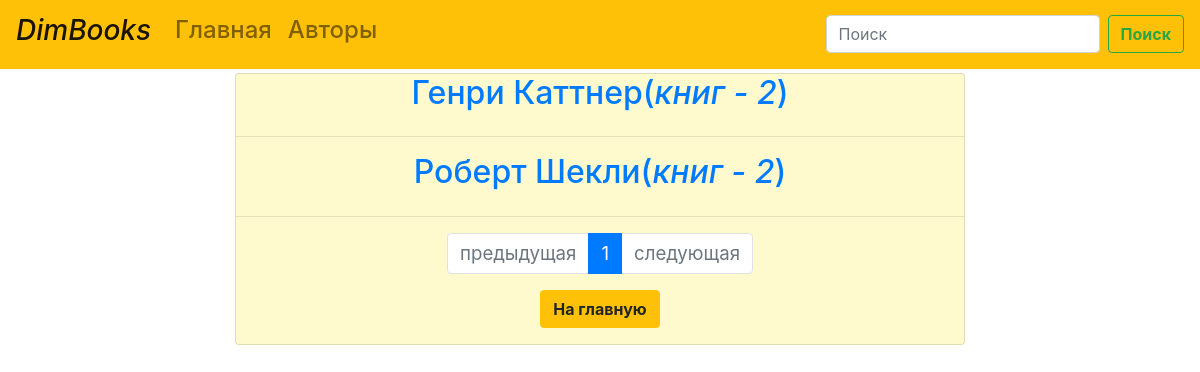
The app's page /authors/, older data.
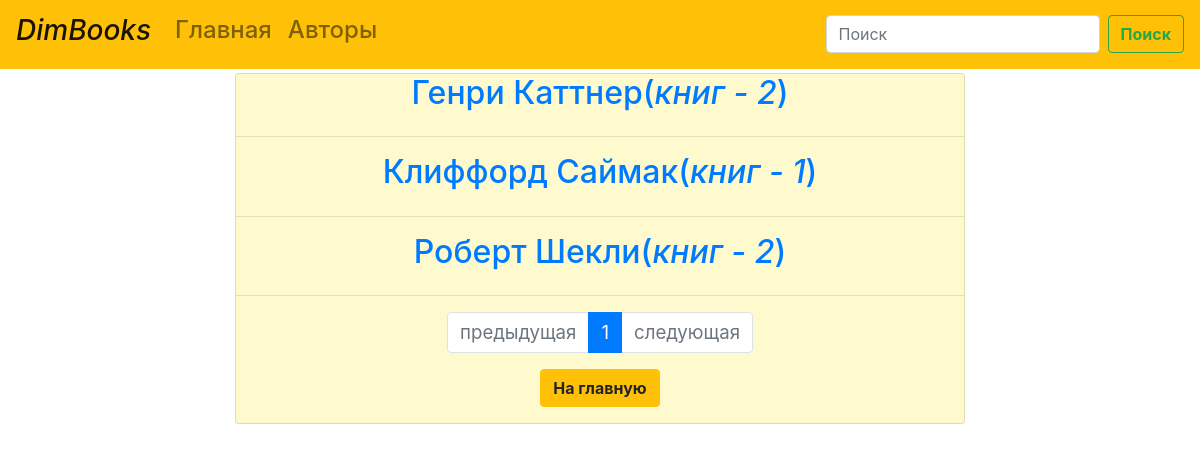
The same page, newer data.
### library/models.py (models this page shows, shortened)
class Author(models.Model):
	name = models.CharField(max_length=50)
	slug = models.SlugField(max_length=50, unique=True)
	image = models.CharField(max_length=5000, blank=True)
	about = models.TextField(blank=True)
	class Meta:
		verbose_name = 'автора'
		verbose_name_plural = 'Авторы'
		ordering = ['name']

class Book(models.Model):
	title = models.CharField(max_length=150)
	slug = models.SlugField(max_length=150, unique=True)
	image = models.CharField(max_length=5000)
	author = models.ForeignKey('Author', on_delete=models.DO_NOTHING, related_name='books', blank=True)
	annotation = models.TextField(blank=True)
	text = models.TextField()
	pub_date = models.DateTimeField(auto_now_add=True)
	objs_on_page = 3
	class Meta:
		verbose_name = 'книгу'
		verbose_name_plural = 'Книги'
		ordering = ['-pub_date']

### library/views.py (the view)
# urls.py: path('authors/', authors_list, name='authors_list_url'),
def authors_list(request):
	authors = Author.objects.all()
	context = pagination(request, authors, 5)
	return render(request, 'library/authors_list.html', context)

### library/utils.py (called while the page is built)
def pagination(request, objs, objs_on_page):
	paginator = Paginator(objs, objs_on_page)
	page_number = request.GET.get('page', 1)
	page = paginator.get_page(page_number)
	is_paginated = page.has_other_pages()
	if page.has_previous():
		prev_url = f'?page={page.previous_page_number()}'
	else:
		prev_url = ''
	if page.has_next():
		next_url = f'?page={page.next_page_number()}'
	else:
		next_url = ''
	return {
		'page': page,
		'is_paginated': is_paginated,
		'prev_url': prev_url,
		'next_url': next_url
	}

### library/templates/library/authors_list.html (shortened to what this page needs)
{% extends 'library/base.html' %}
{% block read %}
	<div class="card mb-3">
		{% for author in page %}
			<h2 align='center'><a href="{% url 'author_page_url' slug=author.slug %}">{{author.name}}(<i>книг - {{author.books.all|length}}</i>)</a></h2>
			<hr>
		{% endfor %}
		{% include 'library/includes/pagination1.html' %}
		<p align='center'>
			<a href="{% url 'books_list_url' %}" class="btn btn-warning">На главную</a>
		</p>
	</div>
{% endblock %}

Row changes from the older to the newer data that the page shows:
added Author: name "Клиффорд Саймак", books.all|length "1"
